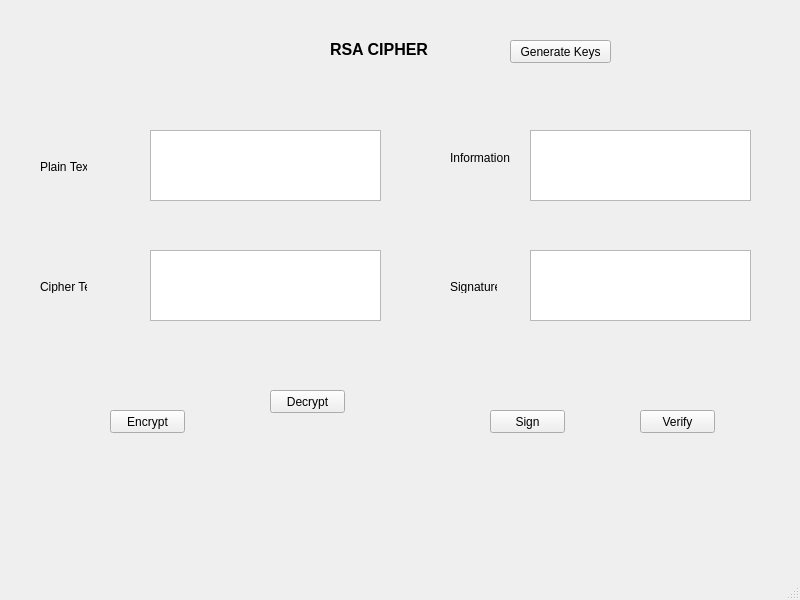
<?xml version="1.0" encoding="UTF-8"?>
<ui version="4.0">
 <class>MainWindow</class>
 <widget class="QMainWindow" name="MainWindow">
  <property name="geometry">
   <rect>
    <x>0</x>
    <y>0</y>
    <width>800</width>
    <height>600</height>
   </rect>
  </property>
  <property name="windowTitle">
   <string>MainWindow</string>
  </property>
  <widget class="QWidget" name="centralwidget">
   <widget class="QLabel" name="label">
    <property name="geometry">
     <rect>
      <x>330</x>
      <y>40</y>
      <width>151</width>
      <height>20</height>
     </rect>
    </property>
    <property name="text">
     <string>&lt;html&gt;&lt;head/&gt;&lt;body&gt;&lt;p&gt;&lt;span style=&quot; font-size:12pt; font-weight:600;&quot;&gt;RSA CIPHER&lt;/span&gt;&lt;/p&gt;&lt;/body&gt;&lt;/html&gt;</string>
    </property>
    <property name="textFormat">
     <enum>Qt::AutoText</enum>
    </property>
   </widget>
   <widget class="QPushButton" name="pushButton">
    <property name="geometry">
     <rect>
      <x>270</x>
      <y>390</y>
      <width>75</width>
      <height>23</height>
     </rect>
    </property>
    <property name="text">
     <string>Decrypt</string>
    </property>
   </widget>
   <widget class="QPushButton" name="pushButton_2">
    <property name="geometry">
     <rect>
      <x>110</x>
      <y>410</y>
      <width>75</width>
      <height>23</height>
     </rect>
    </property>
    <property name="text">
     <string>Encrypt</string>
    </property>
   </widget>
   <widget class="QPushButton" name="pushButton_3">
    <property name="geometry">
     <rect>
      <x>640</x>
      <y>410</y>
      <width>75</width>
      <height>23</height>
     </rect>
    </property>
    <property name="text">
     <string>Verify</string>
    </property>
   </widget>
   <widget class="QPushButton" name="pushButton_4">
    <property name="geometry">
     <rect>
      <x>490</x>
      <y>410</y>
      <width>75</width>
      <height>23</height>
     </rect>
    </property>
    <property name="text">
     <string>Sign</string>
    </property>
   </widget>
   <widget class="QTextEdit" name="textEdit">
    <property name="geometry">
     <rect>
      <x>150</x>
      <y>250</y>
      <width>231</width>
      <height>71</height>
     </rect>
    </property>
   </widget>
   <widget class="QPushButton" name="pushButton_5">
    <property name="geometry">
     <rect>
      <x>510</x>
      <y>40</y>
      <width>101</width>
      <height>23</height>
     </rect>
    </property>
    <property name="text">
     <string>Generate Keys</string>
    </property>
   </widget>
   <widget class="QLabel" name="label_2">
    <property name="geometry">
     <rect>
      <x>40</x>
      <y>160</y>
      <width>47</width>
      <height>13</height>
     </rect>
    </property>
    <property name="text">
     <string>Plain Text</string>
    </property>
   </widget>
   <widget class="QLabel" name="label_3">
    <property name="geometry">
     <rect>
      <x>40</x>
      <y>280</y>
      <width>47</width>
      <height>13</height>
     </rect>
    </property>
    <property name="text">
     <string>Cipher Text</string>
    </property>
   </widget>
   <widget class="QLabel" name="label_4">
    <property name="geometry">
     <rect>
      <x>450</x>
      <y>150</y>
      <width>81</width>
      <height>16</height>
     </rect>
    </property>
    <property name="text">
     <string>Information</string>
    </property>
   </widget>
   <widget class="QLabel" name="label_5">
    <property name="geometry">
     <rect>
      <x>450</x>
      <y>280</y>
      <width>47</width>
      <height>13</height>
     </rect>
    </property>
    <property name="text">
     <string>Signature</string>
    </property>
   </widget>
   <widget class="QTextEdit" name="textEdit_2">
    <property name="geometry">
     <rect>
      <x>150</x>
      <y>130</y>
      <width>231</width>
      <height>71</height>
     </rect>
    </property>
   </widget>
   <widget class="QTextEdit" name="textEdit_3">
    <property name="geometry">
     <rect>
      <x>530</x>
      <y>130</y>
      <width>221</width>
      <height>71</height>
     </rect>
    </property>
   </widget>
   <widget class="QTextEdit" name="textEdit_4">
    <property name="geometry">
     <rect>
      <x>530</x>
      <y>250</y>
      <width>221</width>
      <height>71</height>
     </rect>
    </property>
   </widget>
  </widget>
  <widget class="QMenuBar" name="menubar">
   <property name="geometry">
    <rect>
     <x>0</x>
     <y>0</y>
     <width>800</width>
     <height>21</height>
    </rect>
   </property>
  </widget>
  <widget class="QStatusBar" name="statusbar"/>
 </widget>
 <resources/>
 <connections/>
</ui>
